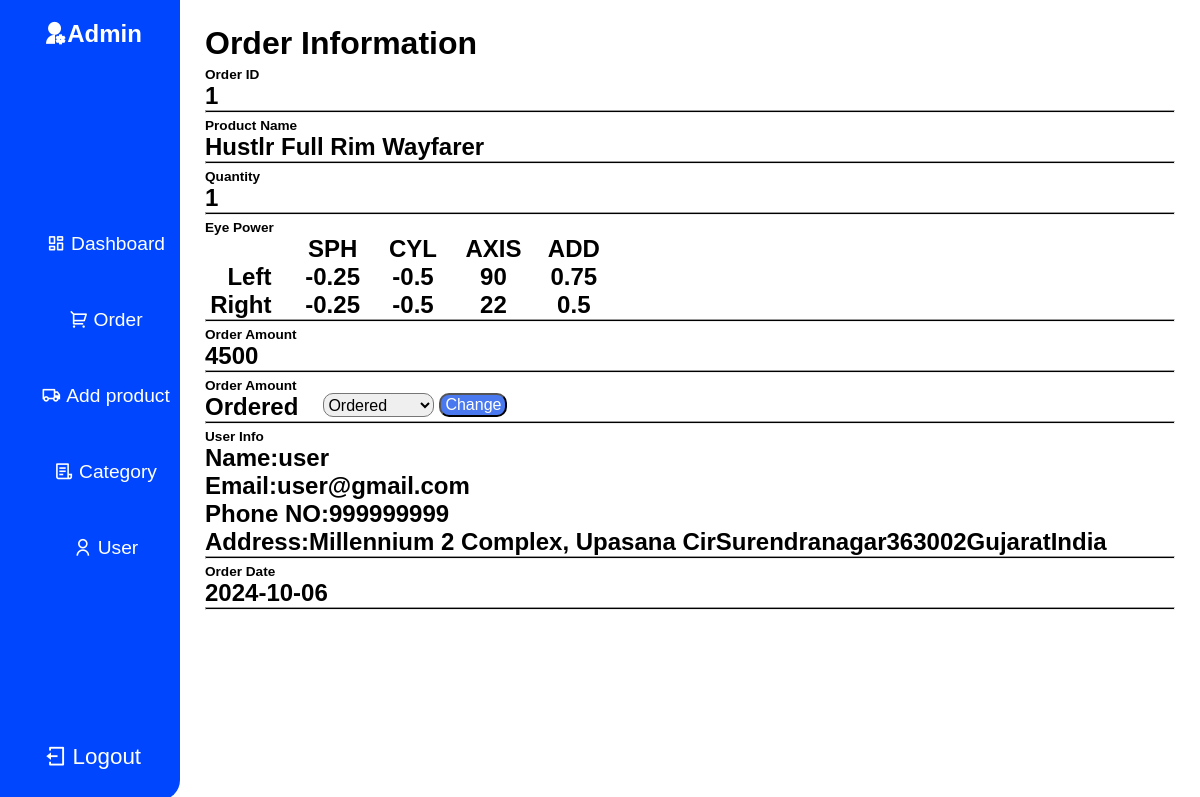
Page /admin/vieworder.php?orderid=1 (signed in) on the committed database.
### tables this page shows
CREATE TABLE `order` (
  `orderid` int(11) NOT NULL,
  `productid` int(11) DEFAULT NULL,
  `userid` int(11) DEFAULT NULL,
  `quantity` int(11) NOT NULL DEFAULT 1,
  `powertype` varchar(255) DEFAULT NULL,
  `lenstype` varchar(255) DEFAULT NULL,
  `lensprice` int(11) DEFAULT NULL,
  `status` varchar(255) NOT NULL DEFAULT 'Ordered',
  `placeddate` datetime NOT NULL DEFAULT current_timestamp(),
  `amount` int(11) DEFAULT NULL
);

CREATE TABLE `product` (
  `productid` int(11) NOT NULL,
  `name` varchar(255) DEFAULT NULL,
  `detail` longtext DEFAULT NULL,
  `mrp` int(11) NOT NULL DEFAULT 0,
  `maincategory` varchar(255) DEFAULT NULL,
  `img1` varchar(255) DEFAULT NULL,
  `img2` varchar(255) DEFAULT NULL,
  `img3` varchar(255) DEFAULT NULL,
  `img4` varchar(255) DEFAULT NULL,
  `color` varchar(255) DEFAULT NULL,
  `status` varchar(255) NOT NULL DEFAULT 'show',
  `addingdate` timestamp NOT NULL DEFAULT current_timestamp(),
  `size` varchar(20) DEFAULT 'medium',
  `sellingprice` int(255) DEFAULT NULL,
  `subcategory` varchar(255) DEFAULT NULL
);

CREATE TABLE `userprescription` (
  `prescriptionid` int(11) NOT NULL,
  `orderid` int(11) NOT NULL,
  `userid` int(11) NOT NULL,
  `productid` int(11) NOT NULL,
  `leftSPH` float NOT NULL,
  `rightSPH` float NOT NULL,
  `leftCYL` float NOT NULL,
  `rightCYL` float NOT NULL,
  `leftAXIS` float NOT NULL,
  `rightAXIS` int(11) NOT NULL,
  `leftADD` float NOT NULL,
  `rightADD` float NOT NULL
);

CREATE TABLE `userdata` (
  `id` int(11) NOT NULL,
  `username` varchar(255) DEFAULT NULL,
  `useremail` varchar(255) DEFAULT NULL,
  `password` varchar(255) DEFAULT NULL,
  `status` tinyint(1) DEFAULT 0,
  `joindate` timestamp NULL DEFAULT current_timestamp()
);

CREATE TABLE `useraddres` (
  `userid` int(11) DEFAULT NULL,
  `Phonenumber` int(10) DEFAULT NULL,
  `street` varchar(255) DEFAULT NULL,
  `city` varchar(255) DEFAULT NULL,
  `state` varchar(255) DEFAULT NULL,
  `country` varchar(255) DEFAULT NULL,
  `pincode` int(6) DEFAULT NULL
);

### admin/vieworder.php (the view, shortened to what this page needs)
<!DOCTYPE html>
<html lang="en">
<head>
    <link rel="stylesheet" href="stylesheet/vieworder.css">
</head>
<body>
    <div class="main">
        <?php
            include("component/adminnav.php");
            include("../config/fontfamily.php");
            include("../config/dbconnect.php");
            $orderid=$_GET["orderid"];
        ?>
        <div class="center-sec">
            <div class="heading">
                <h1>Order Information</h1>
            </div>
            <?php
                $select = "SELECT * FROM `order` WHERE orderid=$orderid";
                $result = mysqli_query($con, $select);
                $orderdata = mysqli_fetch_assoc($result);
                $selectproduct="select * from product WHERE productid=$orderdata[productid]";
                $productresult=mysqli_query($con,$selectproduct);
                $productdata=mysqli_fetch_assoc($productresult);
                $selectuser="select * from userdata where id=$orderdata[userid]";
                $userresult=mysqli_query($con,$selectuser);
                $userdata=mysqli_fetch_assoc($userresult);
                $selectaddress="select * from useraddres WHERE userid=$orderdata[userid]";
                $addressresult=mysqli_query($con,$selectaddress);
                $addressdata=mysqli_fetch_assoc($addressresult);
                $userpower="select * from userprescription where orderid=$orderid";
                $powerresult=mysqli_query($con,$userpower);
            ?>
            <div class="username">
                <h6>Order ID</h6>
                <h2><?php echo $orderdata['orderid']; ?></h2>
                <hr class="hrline">
            </div>
            <div class="username">
                <h6>Product Name</h6>
                <h2><?php echo $productdata['name']; ?></h2>
                <hr class="hrline">
            </div>
            <div class="username">
                <h6>Quantity</h6>
                <h2><?php echo $orderdata['quantity']; ?></h2>
                <hr class="hrline">
            </div>
            <?php
                if(mysqli_num_rows($powerresult)>0){
                    $powerdata=mysqli_fetch_assoc($powerresult);
                    ?>
                    <div class="username">
                        <h6>Eye Power</h6>
                        <h2 class="powerheading">
                            <span>SPH</span>
                            <span>CYL</span>
                            <span>AXIS</span>
                            <span>ADD</span>
                        </h2>
                        <h2 class="powerheading">
                            <?php
                            echo "Left";
                            echo "<span>$powerdata[leftSPH]</span>";
                            echo "<span>$powerdata[leftCYL]</span>";
                            echo "<span>$powerdata[leftAXIS]</span>";
                            echo "<span>$powerdata[leftADD]</span>";
                            ?>
                        </h2>
                        <h2 class="powerheading">
                            <?php
                            echo "Right";
                            echo "<span>$powerdata[rightSPH]</span>";
                            echo "<span>$powerdata[rightCYL]</span>";
                            echo "<span>$powerdata[rightAXIS]</span>";
                            echo "<span>$powerdata[rightADD]</span>";
                            ?>
                        </h2>
                        <hr class="hrline">
                    </div>
                    <?php
                }
            ?>
            <div class="username">
                <h6>Order Amount</h6>
                <h2><?php echo $orderdata['amount']; ?></h2>
                <hr class="hrline">
            </div>
            <div class="username">
                <h6>Order Amount</h6>
                <form action="orderstatus.php" method="post">
                        <h2><?php echo $orderdata['status']; ?></h2>
                        <select name="orderstatus" id="status">
                            <option value="ordered">Ordered</option>
                        </select>
                        <input type="submit" value="Change" name="status">
                </form>
                <hr class="hrline">
            </div>
            <div class="username">
                <h6>User Info</h6>
                <h2>Name:<?php echo $userdata['username']; ?></h2>
                <h2>Email:<?php echo $userdata['useremail']; ?></h2>
                <h2>Phone NO:<?php echo $addressdata['Phonenumber']; ?></h2>
                <h2>Address:<?php
                 echo $addressdata['street'] ;
                 echo $addressdata['city'] ;
                 echo $addressdata['pincode'] ;
                 echo $addressdata['state'] ;
                 echo $addressdata['country'];
                ?></h2>
                <hr class="hrline">
            </div>
            <div class="username">
                <h6>Order Date</h6>
                <?php $date=strtotime($orderdata['placeddate'])?>
                <h2><?php echo date('Y-m-d',$date);?> </h2>
                <hr class="hrline">
            </div>
        </div>
    </div>
</body>
</html>

### admin/stylesheet/vieworder.css (style rules this page uses)
* { padding: 0; margin: 0; box-sizing: border-box; }
html,body { min-height:100%; min-width:100%; display: flex; background-color:#fafbfd; font-family: "Poppins", sans-serif; }
.main { min-width: 100%; display: flex; justify-content: space-between; background-color: #fafbfd; }
.center-sec { width: 85%; color: #000; display: flex; flex-direction: column; align-items: start; background-color: #fff; padding: 25px; gap: 5px; }
.center-sec>.username { width: 100%; }
.username h6 { font-size:0.85rem; }
.username .hrline { height:3px; background-color: #000; width: 100%; margin: auto; }
.username form { display: flex; gap: 5px; }
.username form select { margin-left:20px ; padding: 0px; border-radius: 10px; font-size: 1rem; margin-bottom: 4px; }
.username form input { background-color: #4a78ef; color: #fff; border-radius: 10px; font-size: 1rem; padding: 0px 4px; margin-bottom: 4px; }
.powerheading { width: 40%; display: flex; justify-content: flex-end; gap: 3.5vw; flex-direction: row; }
.powerheading span { width: 3.2vw; display: flex; justify-content: center; align-items: center; }

### admin/component/adminnav.css (style rules this page uses)
* { margin: 0; padding: 0; box-sizing:border-box; font-family: "Poppins", sans-serif; }
html,body { min-height:100%; min-width:100%; display: flex; background-color: #fafbfd; font-family: "Poppins", sans-serif; }

### rows in the picture
order: orderid "1", quantity "1", amount "4500", status "Ordered", placeddate "2024-10-06"
product: name "Hustlr Full Rim Wayfarer"
userprescription: leftSPH "-0.25", leftCYL "-0.5", leftAXIS "90", leftADD "0.75", rightSPH "-0.25", rightCYL "-0.5", rightAXIS "22", rightADD "0.5"
userdata: username "user", useremail "user@gmail.com"
useraddres: Phonenumber "999999999", street "Millennium 2 Complex, Upasana Cir", city "Surendranagar", pincode "363002", state "Gujarat", country "India"
